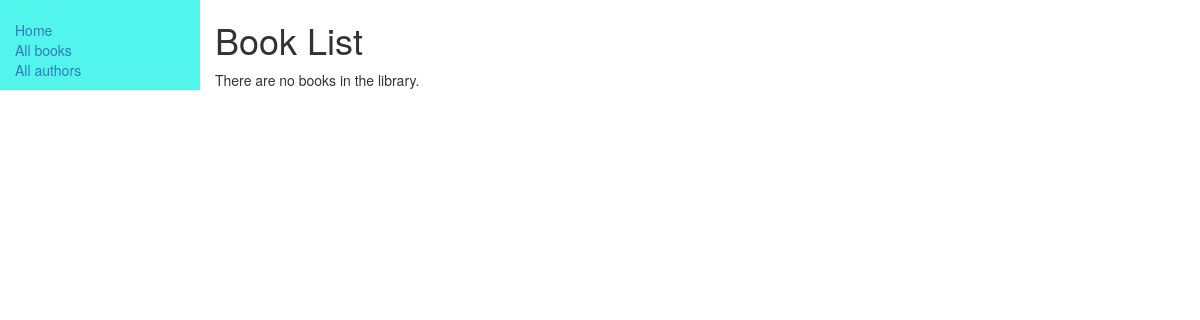
Before: /catalog/books/ with the older database file.
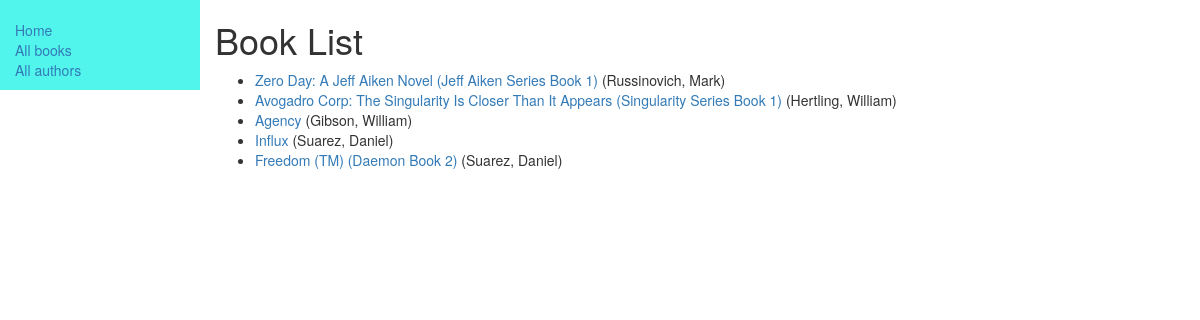
After: the same page with the newer database file.
### catalog/models.py (models this page shows, shortened)
class Book(models.Model):
    title = models.CharField(max_length=200)
    author = models.ForeignKey('Author', on_delete=models.SET_NULL, null=True)
    summary = models.TextField(max_length=1000, help_text="Enter a brief summary for the book here.")
    isbn = models.CharField('ISBN', max_length=13, help_text='13 Character <a href="https://www.isbn-international.org/content/what-isbn">ISBN number</a>')
    genre = models.ManyToManyField(Genre, help_text="Select a genre for this book")
    def get_absolute_url(self):
        return reverse ('book-detail', args=[str(self.id)])
    def display_genre(self):
        return ', '.join(genre.name for genre in self.genre.all()[:3])
    display_genre.short_description = 'Genre'

class Author(models.Model):
    first_name = models.CharField(max_length=100, help_text="Author's First Name")
    last_name = models.CharField(max_length=100, help_text="Author's Last Name")
    date_of_birth = models.DateField(null=True, blank=True)
    date_of_death = models.DateField('Died', null=True, blank=True)
    def __str__(self):
        return '%s, %s' %(self.last_name, self.first_name)

### catalog/views.py (the view)
class BookListView(generic.ListView):
    model = Book
    def get_context_data(self, **kwargs):
        context = super(BookListView, self).get_context_data(**kwargs)
        context['page_title'] = 'Book List'
        return context

### catalog/templates/catalog/book_list.html (shortened to what this page needs)
{% extends "base.html" %}
{% block content %}
<h1>Book List</h1>
   {% if book_list %}
   <ul>
     {% for book in book_list %}
     <li>
       <a href="{{ book.get_absolute_url }}">{{ book.title }}</a> ({{book.author}})
     </li>
     {% endfor %}
   </ul>
   {% else %}
     <p>There are no books in the library.</p>
   {% endif %}
{% endblock content %}

### catalog/templates/base.html (shortened to what this page needs)
<!DOCTYPE html>
<html lang="en">
<head>
  <link rel="stylesheet" href="https://maxcdn.bootstrapcdn.com/bootstrap/3.3.7/css/bootstrap.min.css">
  {% load static %}
  <link rel="stylesheet" href="{% static 'css/styles.css' %}">
</head>
<body>
  <div class="container-fluid">
    <div class="row">
      <div class="col-sm-2 mysidebar">
      {% block sidebar %}
      <ul class="sidebar-nav">
          <li><a href="{% url 'index' %}">Home</a></li>
          <li><a href="{% url 'books' %}">All books</a></li>
          <li><a href="">All authors</a></li>
      </ul>
     {% endblock %}
      </div>
      <div class="col-sm-10 ">
      {% block content %}{% endblock %}
      </div>
    </div>
  </div>
</body>
</html>

### catalog/static/css/styles.css (style rules this page uses)
.sidebar-nav { margin-top: 20px; padding: 0; list-style: none; }
.mysidebar { background-color: #52f5eb; color: #ff0000; }

Changed rows visible on the page:
added Book: title "Zero Day: A Jeff Aiken Novel (Jeff Aiken Series Book 1)", author "Russinovich, Mark"
added Book: title "Avogadro Corp: The Singularity Is Closer Than It Appears (Singularity Series Book 1)", author "Hertling, William"
added Book: title "Agency", author "Gibson, William"
added Book: title "Influx", author "Suarez, Daniel"
added Book: title "Freedom (TM) (Daemon Book 2)", author "Suarez, Daniel"
Other visible differences:
text no longer shown: "There are no books in the library."
